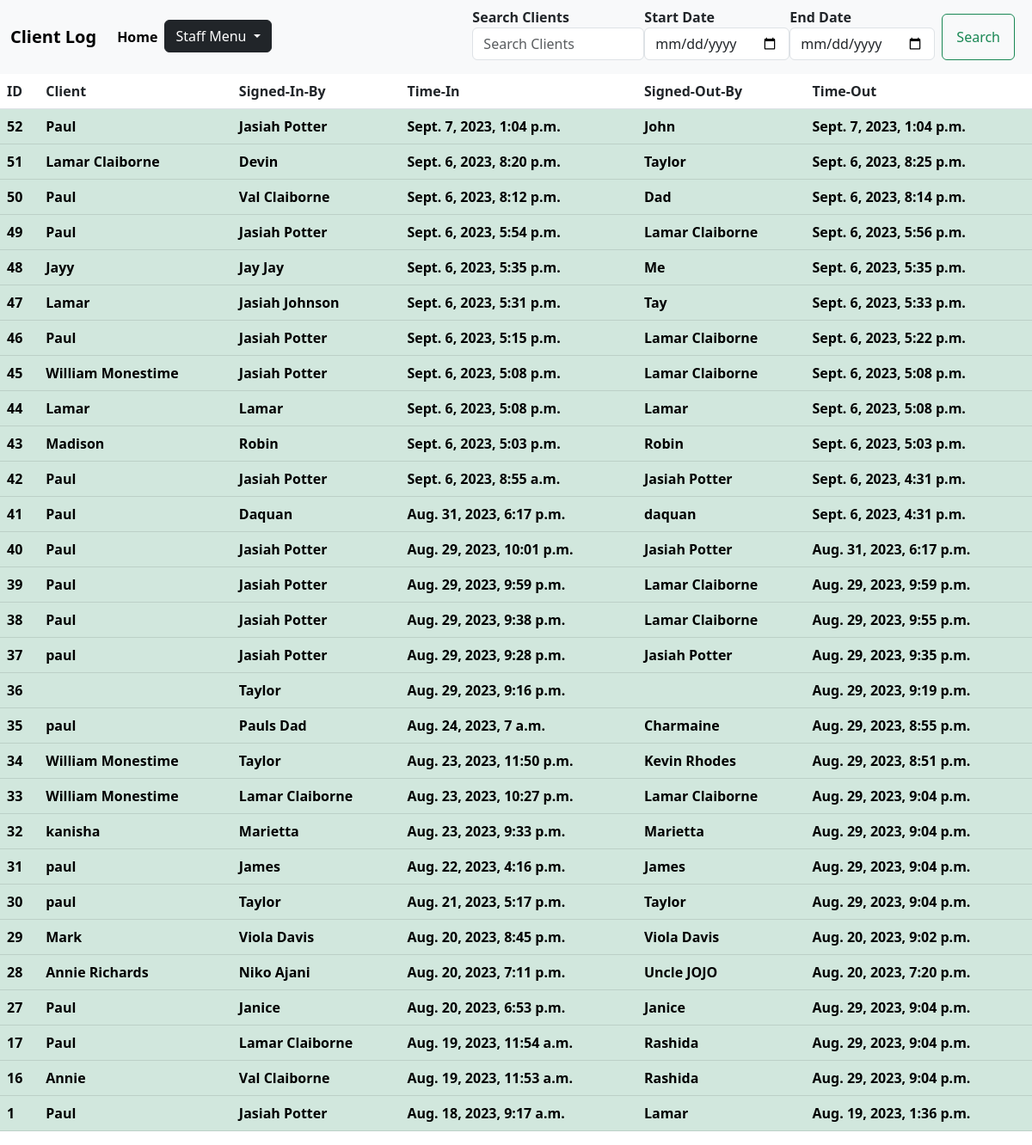
Page /serenity/checked_in/users/ (signed in) on the earlier database version.
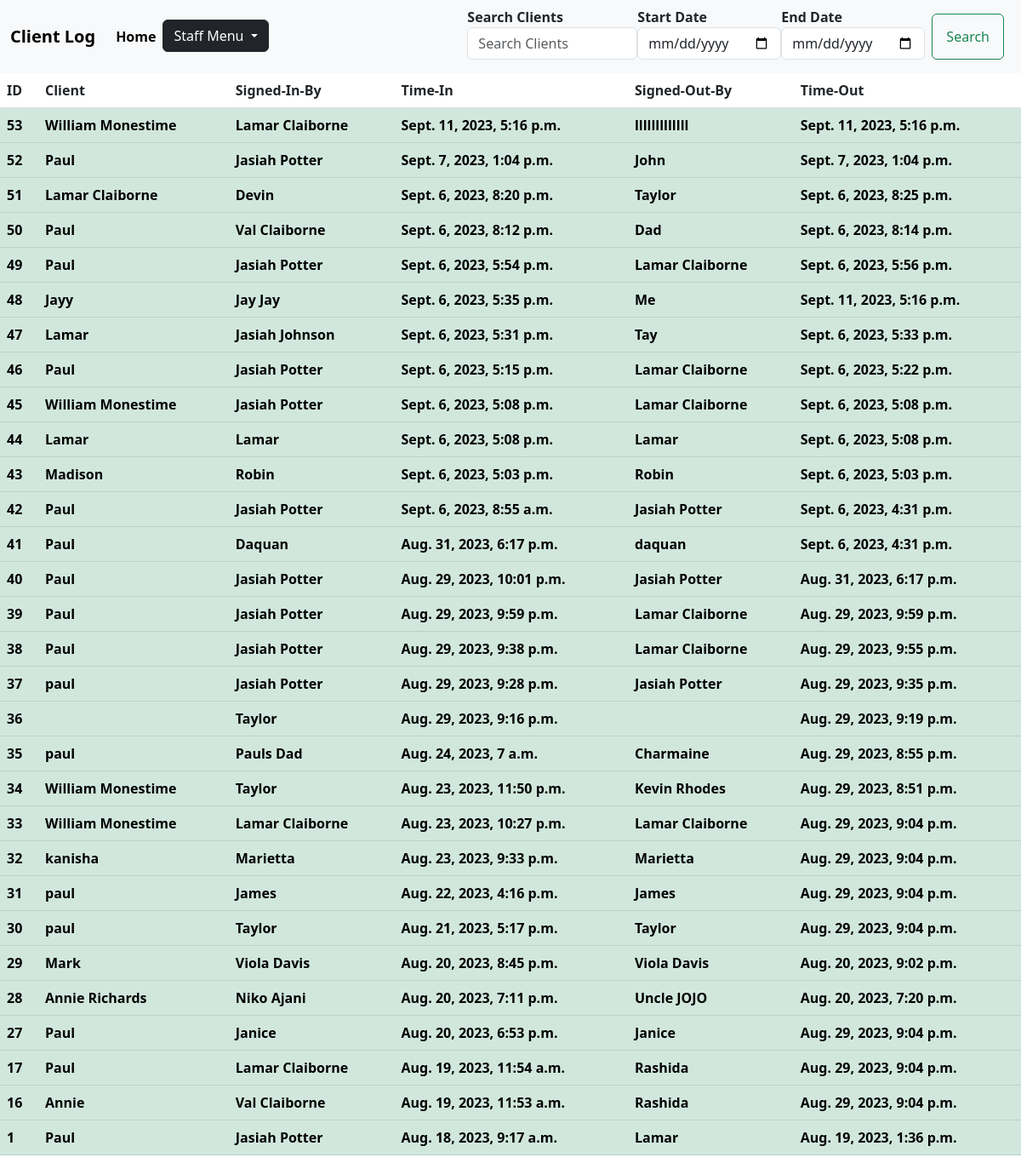
Same page on the later database version.
### SCC_app/models.py (models this page shows)
class Guest(models.Model):
    provider_name = models.CharField(max_length = 100)
    client = models.CharField(max_length=100)
    signed_out_by = models.CharField(max_length=100)
    created_at = models.DateTimeField(auto_now_add=True)
    updated_at = models.DateTimeField(auto_now=True)

### SCC_app/views.py (the view)
# urls.py: path('serenity/checked_in/users/', views.AllCheckedInUsers, name='checked-users'),
def AllCheckedInUsers(request):
    if 'staff_id' not in request.session:
        return redirect('/serenity/check_in/guest')
    staff = Staff.objects.get(id = request.session['staff_id'])
    context = {
        'all_guest': Guest.objects.all(),
        'staff':staff,
    }
    return render(request,"checked_in_users.html", context)

### SCC_app/templates/checked_in_users.html (shortened to what this page needs)
<!DOCTYPE html>
<html lang="en">
<head>
    <link rel="stylesheet" href="https://cdn.jsdelivr.net/npm/bootstrap@5.3.0/dist/css/bootstrap.min.css">
    {%load static %}
    <link rel="stylesheet" href="{% static 'css/style.css' %}">
</head>
<body>
    <nav class="navbar navbar-expand-lg bg-body-tertiary">
        <div class="container-fluid">
            <a class="navbar-brand" href="/serenity/checked_in/users/">Client Log</a>
            <div class="collapse navbar-collapse" id="navbarSupportedContent">
                <ul class="navbar-nav me-auto mb-2 mb-lg-0">
                    <li class="nav-item">
                        <a class="nav-link active" aria-current="page" href="/serenity/check_in/guest/">Home</a>
                    </li>
                    <li class="nav-item">
                        <li class="nav-item dropdown">
                            <div class="dropdown">
                                <button class="btn btn-dark dropdown-toggle" data-bs-toggle="dropdown" aria-expanded="false">
                                    Staff Menu
                                </button>
                            </div>
                        </li>
                    </li>
                </ul>
            </div>
            <form id="search-form" class="d-flex flex-wrap justify-content-center" method="post" action="/serenity/search_client/">
                <div class="form-group mb-2">
                    <label for="searched" class="sr-only">Search Clients</label>
                    <input class="form-control" type="search" placeholder="Search Clients" name="searched" id="searched" aria-label="Search" style="width: 200px;">
                </div>
                <div class="form-group mb-2">
                    <label for="start_date" class="sr-only">Start Date</label>
                    <input class="form-control" type="date" name="start_date" id="start_date" >
                </div>
                <div class="form-group mb-2">
                    <label for="end_date" class="sr-only">End Date</label>
                    <input class="form-control" type="date" name="end_date" id="end_date" >
                </div>
                <button class="btn btn-outline-success mx-2 my-2 px-3 py-2" type="submit">Search</button>
            </form>
            </div>
    </nav>
    <div>
        {% load tz %}
        <table id="client-table" class="table">
            <thead>
                <tr>
                    <th scope="col">ID</th>
                    <th scope="col">Client</th>
                    <th scope="col">Signed-In-By</th>
                    <th scope="col">Time-In</th>
                    <th scope="col">Signed-Out-By</th>
                    <th scope="col">Time-Out</th>
                </tr>
            </thead>
            <tbody>
                {% for guest in all_guest|dictsortreversed:"created_at" %}
                <tr class="table-success">
                    <th scope="row">{{guest.id}}</th>
                    <td>{{guest.client}}</td>
                    <td>{{guest.provider_name}}</td>
                    <td>{{guest.created_at|timezone:"US/Eastern"}}</td>
                    <td>{{guest.signed_out_by}}</td>
                    <td>{{guest.updated_at|timezone:"US/Eastern"}}</td>
                </tr>
                {%endfor%}
            </tbody>
        </table>
    </div>
</body>
</html>

Differences in the rows shown:
added Guest: id "53", client "William Monestime", provider_name "Lamar Claiborne", created_at "Sept. 11, 2023, 5:16 p.m.", signed_out_by "lllllllllllll", updated_at "Sept. 11, 2023, 5:16 p.m."
changed Guest "Jayy": updated_at "Sept. 6, 2023, 5:35 p.m." → "Sept. 11, 2023, 5:16 p.m."
